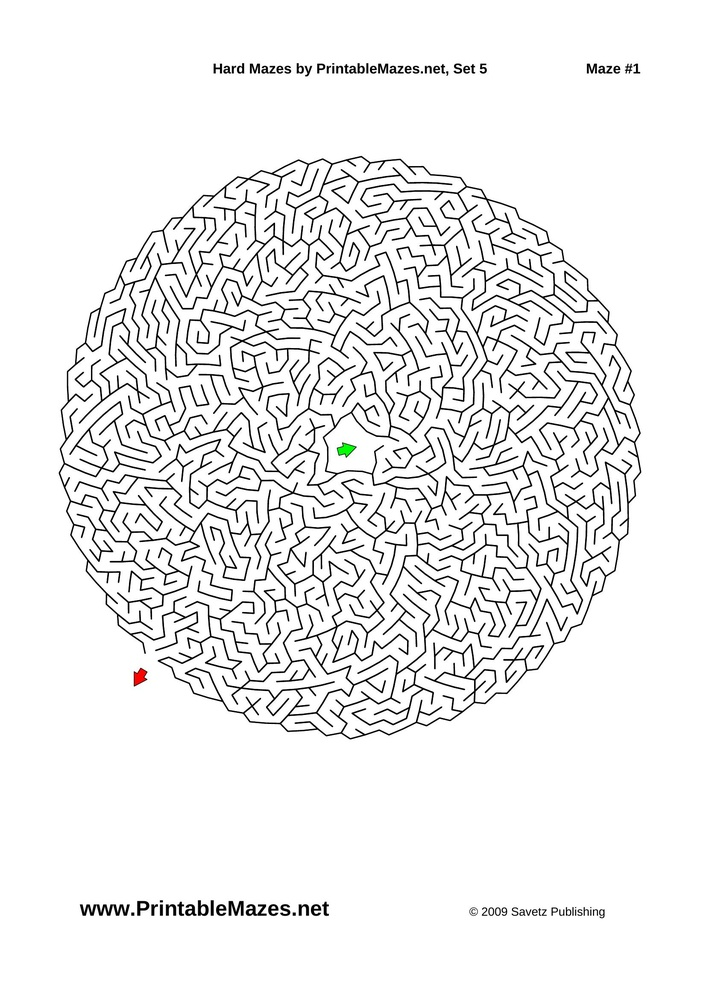
#> input picture algoritmim/dijakstra/mazes/maze1.jpg, 706 x 999 px, shrunk from 1653 x 2339 before the run
$ python dijaksraCode.py
#> lines starting #> are read from the running program, lines starting #| are printed output that depends on the picture; after the words box and inside, x2 and y2 are one past the last pixel; in counts of white or black regions, pixels touching at a corner belong together
from PIL import Image
import numpy as np

def convert_to_grayscale(image_path):
#> called with image_path = './mazes/maze1.jpg'
    image = Image.open(image_path)
#> image is the input picture: PIL image 706x999 RGB; mean R, G, B 238.6, 238.6, 238.6
    rgb_array = np.array(image)
    grayscale_array = np.dot(rgb_array[..., :3], [0.2989, 0.5870, 0.1140])
    binary_array = (grayscale_array >= 128).astype(int)
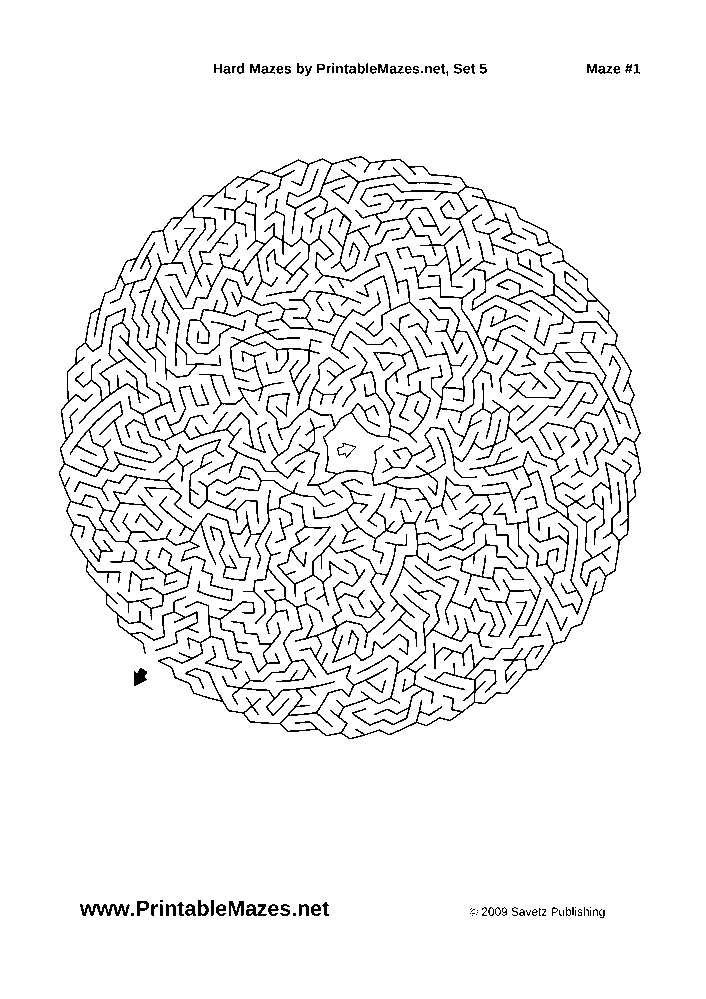
#> binary_array: shape (999, 706) int64; values 0 (black) and 1 (white), 93.8% white; black in thin lines or dots, all inside (x1, y1, x2, y2) = (59, 63, 641, 918)
    print(binary_array)
#> (printed output is left out)
convert_to_grayscale("./mazes/maze1.jpg")


class PixelNode:
    def __init__(self, x, y, color=None):
        self.visited = False
        self.distance = float("inf")
        self.x = x
        self.y = y
        self.color = color

    def __lt__(self, other):
        return self.distance < self.other


class PriorityQueue:
    def __init__(self):

        self.heap = []

    def insert(self, node):

        self.heap.append(node)
        self._heapify_up(len(self.heap)-1)

        """
        Insert a PixelNode into the priority queue.

        :param node: The PixelNode to be inserted
        """

    def extract_min(self):
        """
        Extract and return the PixelNode with the smallest distance.

        :return: The PixelNode with the smallest distance
        """
        pass

    def decrease_key(self, node, new_distance):
        """
        Update the distance of a node and reheapify.

        :param node: The PixelNode whose distance is to be updated
        :param new_distance: The new distance value
        """
        pass

$ run again, with algoritmim/dijakstra/mazes/maze10.jpg copied over algoritmim/dijakstra/mazes/maze1.jpg
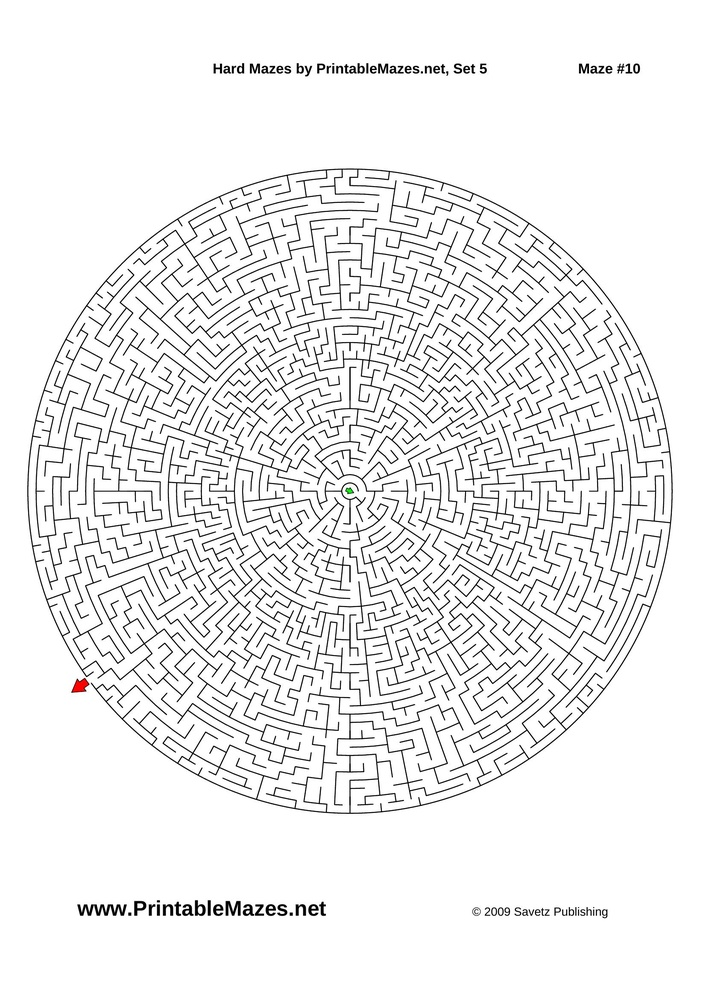
#> input picture algoritmim/dijakstra/mazes/maze10.jpg, 706 x 999 px, shrunk from 1653 x 2339 before the run
#> in convert_to_grayscale, image is the input picture: PIL image 706x999 RGB; mean R, G, B 238.6, 238.5, 238.5
#> in convert_to_grayscale, `binary_array = (grayscale_array >= 128).astype(int)`:
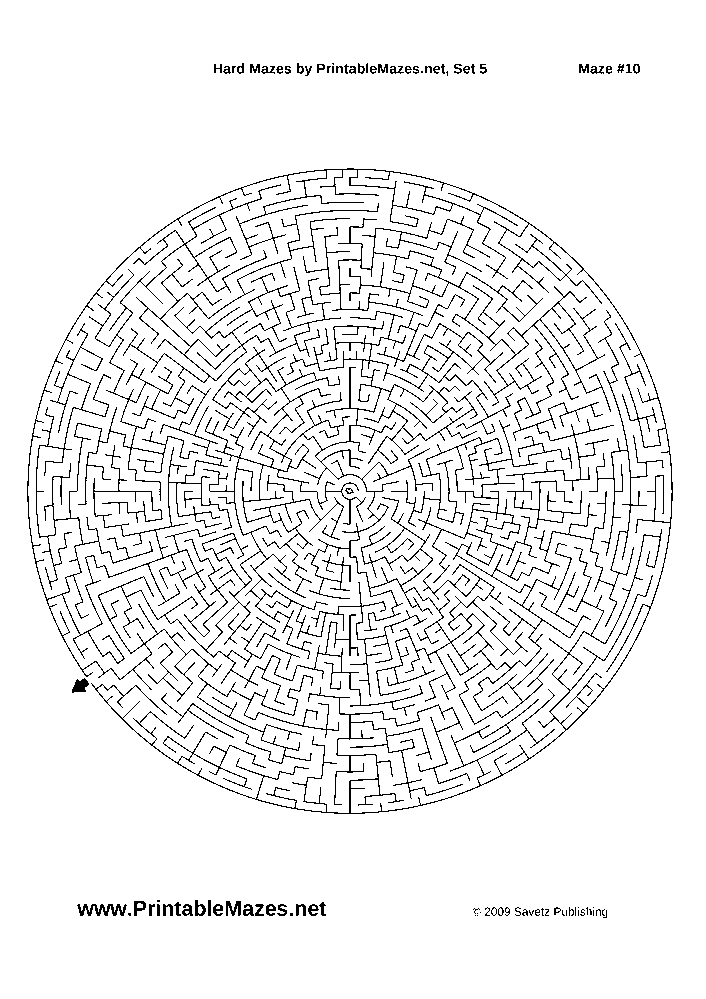
#> binary_array: shape (999, 706) int64; values 0 (black) and 1 (white), 93.6% white; black in thin lines or dots, all inside (x1, y1, x2, y2) = (27, 63, 673, 918)
#> (printed output is left out)

$ run again, with algoritmim/dijakstra/mazes/maze2.jpg copied over algoritmim/dijakstra/mazes/maze1.jpg
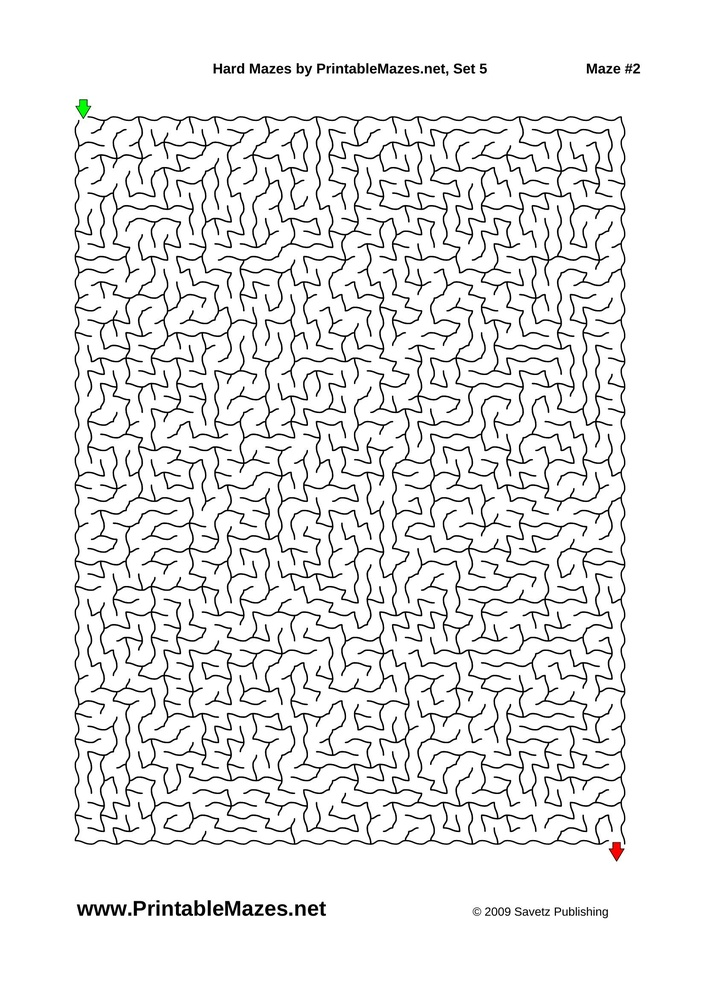
#> input picture algoritmim/dijakstra/mazes/maze2.jpg, 706 x 999 px, shrunk from 1653 x 2339 before the run
#> in convert_to_grayscale, image is the input picture: PIL image 706x999 RGB; mean R, G, B 235, 235, 234.9
#> in convert_to_grayscale, `binary_array = (grayscale_array >= 128).astype(int)`:
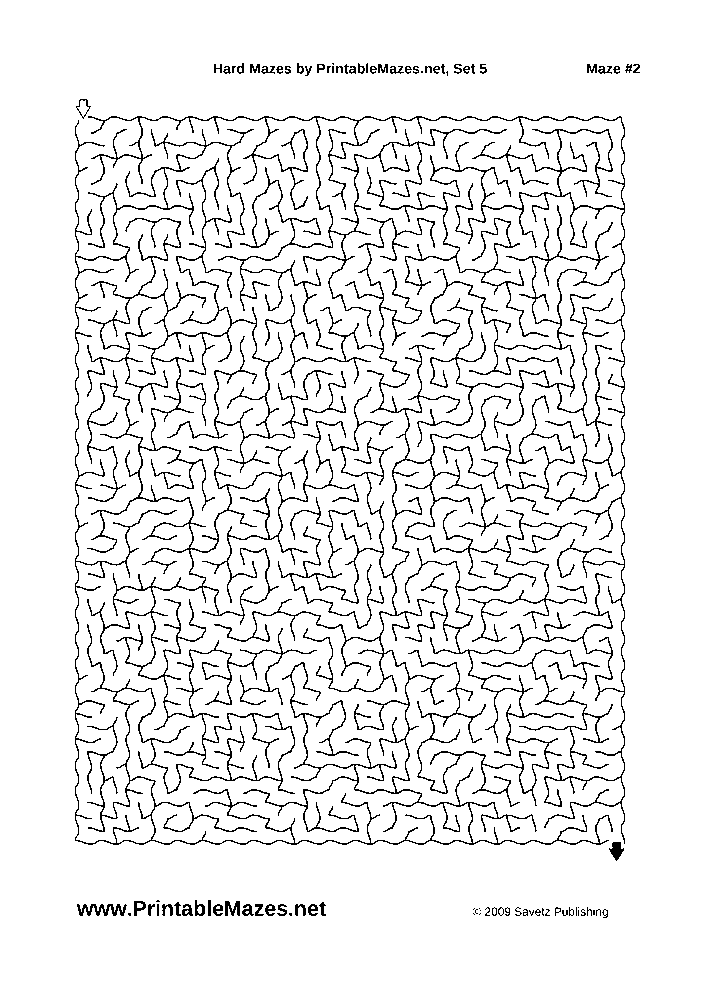
#> binary_array: shape (999, 706) int64; values 0 (black) and 1 (white), 92.4% white; black in thin lines or dots, all inside (x1, y1, x2, y2) = (75, 63, 640, 918)
#> (printed output is left out)

$ run again, with algoritmim/dijakstra/mazes/maze3.jpg copied over algoritmim/dijakstra/mazes/maze1.jpg
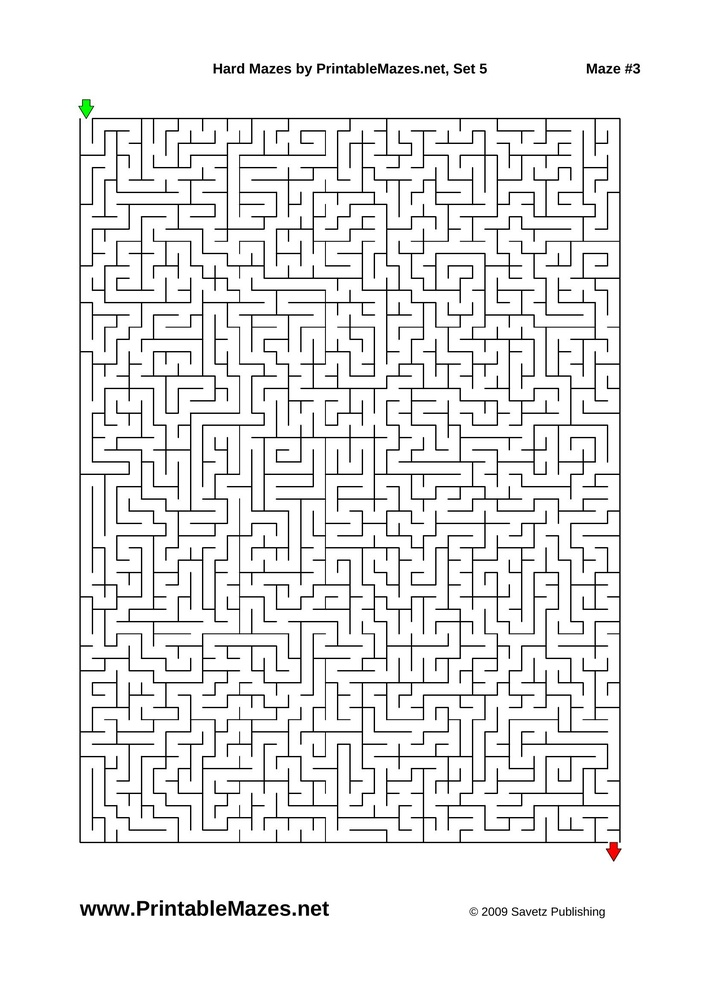
#> input picture algoritmim/dijakstra/mazes/maze3.jpg, 706 x 999 px, shrunk from 1653 x 2339 before the run
#> in convert_to_grayscale, image is the input picture: PIL image 706x999 RGB; mean R, G, B 237.4, 237.4, 237.4
#> in convert_to_grayscale, `binary_array = (grayscale_array >= 128).astype(int)`:
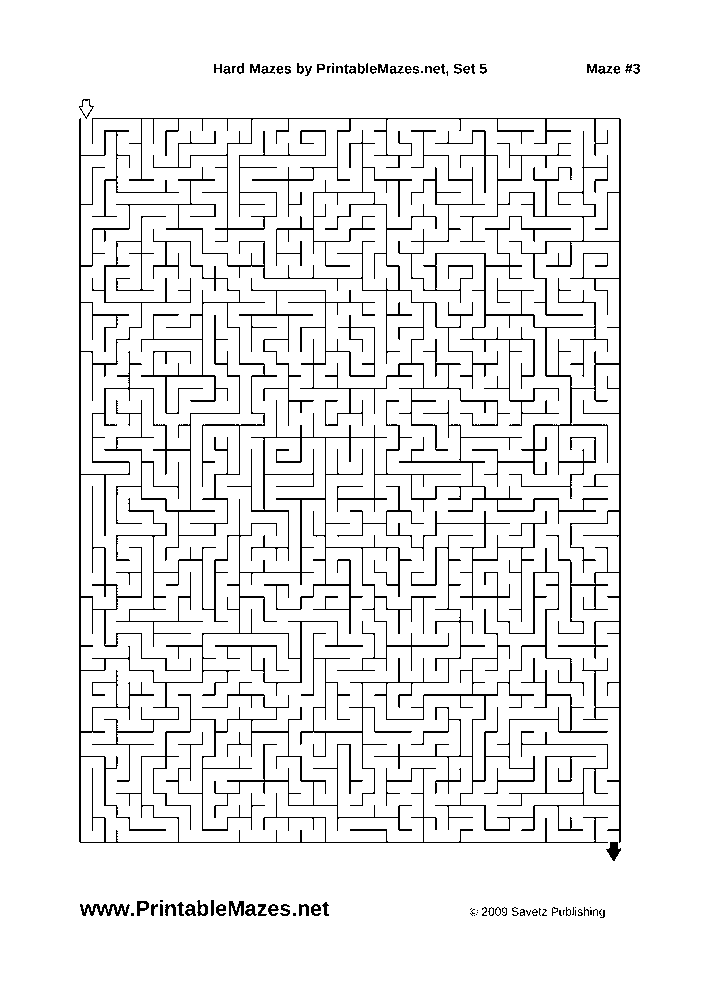
#> binary_array: shape (999, 706) int64; values 0 (black) and 1 (white), 93.3% white; black in thin lines or dots, all inside (x1, y1, x2, y2) = (79, 63, 640, 918)
#> (printed output is left out)
